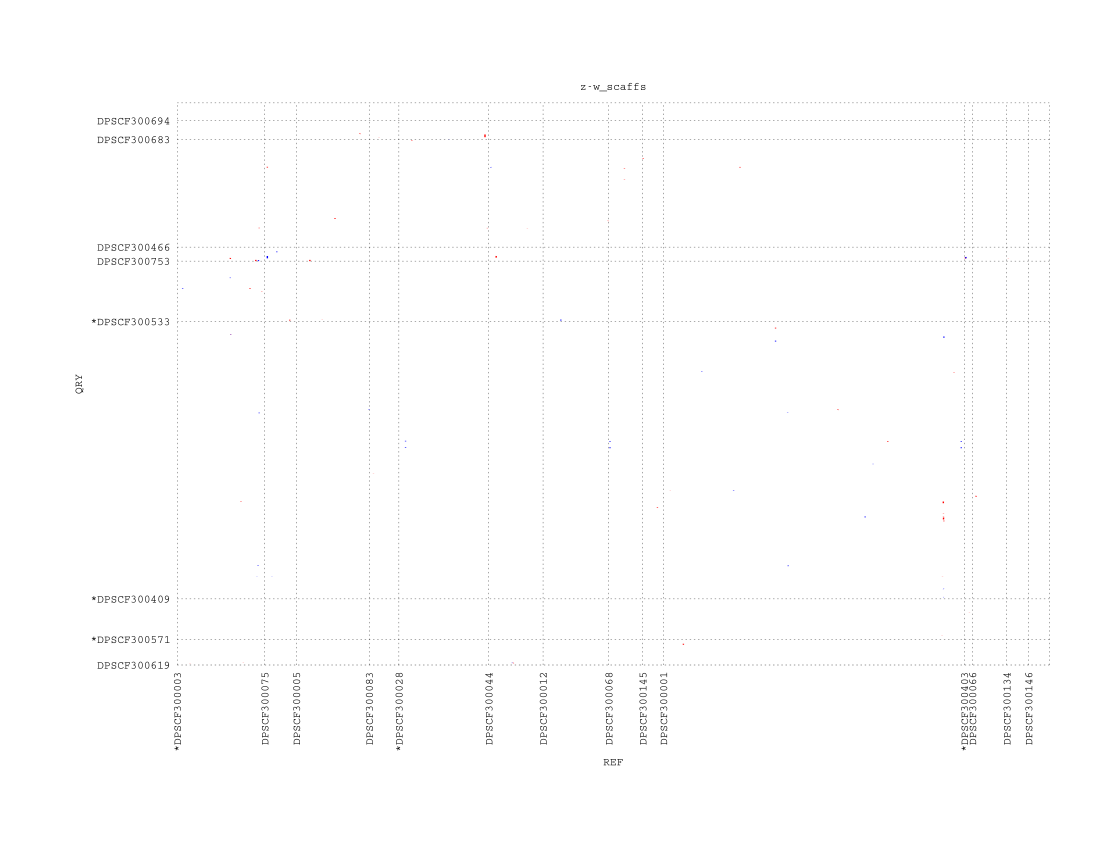

The script that drew this image:
set title "z-w_scaffs" 
set terminal postscript color solid "Courier" 8
set output "z-w_scaffs_dotplot.ps"
set xtics rotate ( \
 "*DPSCF300003" 1, \
 "DPSCF300075" 1815366, \
 "DPSCF300005" 2472962, \
 "DPSCF300083" 3982709, \
 "*DPSCF300028" 4600148, \
 "DPSCF300044" 6464961, \
 "DPSCF300012" 7591922, \
 "DPSCF300068" 8956282, \
 "DPSCF300145" 9660514, \
 "DPSCF300001" 10090683, \
 "*DPSCF300403" 16333900, \
 "DPSCF300066" 16503789, \
 "DPSCF300134" 17215116, \
 "DPSCF300146" 17668285, \
 "" 18098118 \
)
set ytics ( \
 "DPSCF300619" 1, \
 "*DPSCF300571" 16724, \
 "*DPSCF300409" 42960, \
 "*DPSCF300533" 223080, \
 "DPSCF300753" 262383, \
 "DPSCF300466" 271499, \
 "DPSCF300683" 341410, \
 "DPSCF300694" 353542, \
 "" 365121 \
)
set size 1,1
set grid
unset key
set border 0
set tics scale 0
set xlabel "REF"
set ylabel "QRY"
set format "%.0f"
set mouse format "%.0f"
set mouse mouseformat "[%.0f, %.0f]"
set mouse clipboardformat "[%.0f, %.0f]"
set xrange [1:18098118]
set yrange [1:365121]
set style line 1  lt 1 lw 2 pt 6 ps 0.5
set style line 2  lt 3 lw 2 pt 6 ps 0.5
set style line 3  lt 2 lw 2 pt 6 ps 0.5
plot \
 "z-w_scaffs_dotplot.fplot" title "FWD" w l ls 1, \
 "z-w_scaffs_dotplot.rplot" title "REV" w l ls 2
